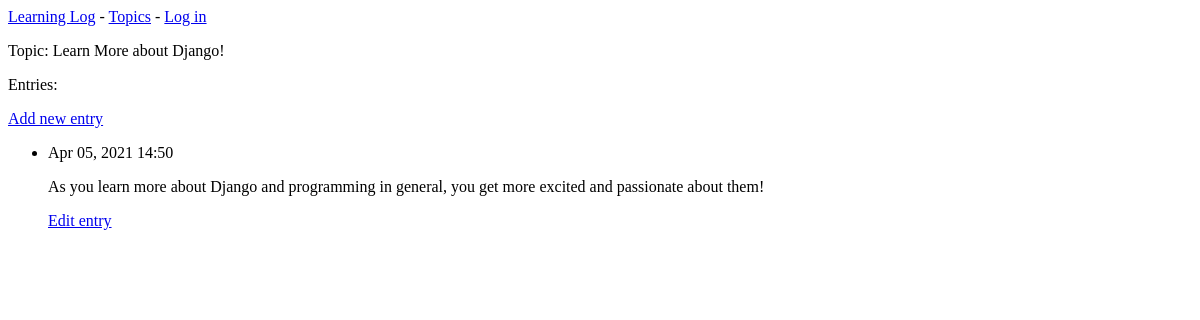
Before: /topics/3/ with the older database file.
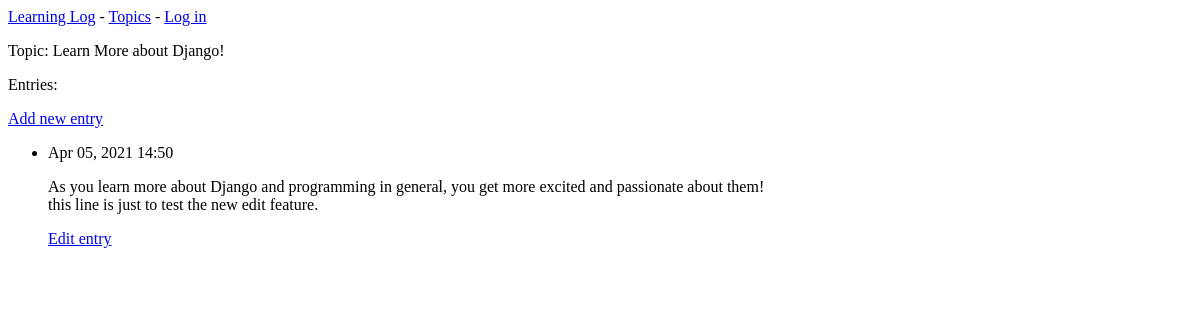
After: the same page with the newer database file.
### learning_logs/models.py (models this page shows, shortened)
class Entry(models.Model):
    topic = models.ForeignKey(Topic, on_delete=models.CASCADE)
    text = models.TextField()
    date_added = models.DateTimeField(auto_now_add=True)
    class Meta:
        verbose_name_plural = "entries"

### learning_logs/views.py (the view)
# urls.py: path("topics/<int:topic_id>/", views.topic, name="topic"),
def topic(request, topic_id):
    topic = Topic.objects.get(id=topic_id)
    entries = topic.entry_set.order_by("-date_added")
    context = {"topic": topic, "entries": entries}
    return render(request, "learning_logs/topic.html", context)

### learning_logs/models.py (called while the page is built)
    def __str__(self):
        return self.text

### learning_logs/templates/learning_logs/topic.html
{% extends "learning_logs/base.html" %}
{% block content %}
    <p>Topic: {{ topic }}</p>
    <p>Entries:</p>
    <p>
        <a href="{% url 'learning_logs:new_entry' topic.id %}">Add new entry</a>
    </p>
    <ul>
        {% for entry in entries %}
            <li>
                <p>{{ entry.date_added|date:"M d, Y H:i" }}</p>
                <p>{{ entry.text|linebreaks }}</p>
                <p>
                    <a href="{% url 'learning_logs:edit_entry' entry.id %}">Edit entry</a>
                </p>
            </li>
        {% empty %}
            <li>There are no entries for this topic yet.</li>
        {% endfor %}
    </ul>
{% endblock content %}

Changed rows visible on the page:
changed Entry: text "As you learn more about Django and programming in general, you get more excited and passionate about them!" → "As you learn more about Django and programming in general, you get more excited and passionate about them! this line is just to test the new edit feature."
